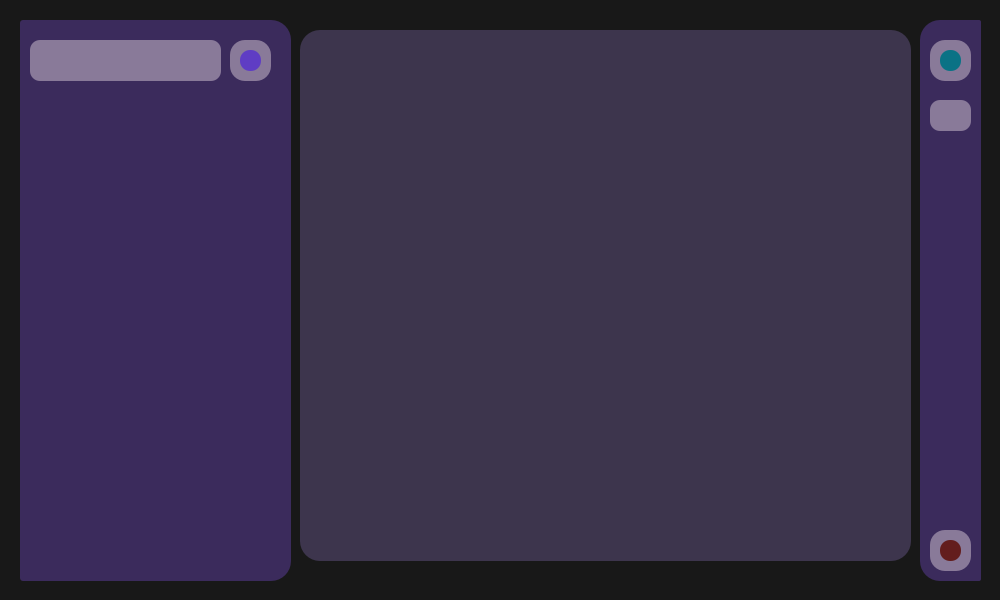
<?xml version="1.0" encoding="UTF-8"?>
<ui version="4.0">
 <class>MainWindow</class>
 <widget class="QMainWindow" name="MainWindow">
  <property name="geometry">
   <rect>
    <x>0</x>
    <y>0</y>
    <width>1000</width>
    <height>600</height>
   </rect>
  </property>
  <property name="minimumSize">
   <size>
    <width>1000</width>
    <height>600</height>
   </size>
  </property>
  <property name="maximumSize">
   <size>
    <width>1000</width>
    <height>600</height>
   </size>
  </property>
  <property name="windowTitle">
   <string>MainWindow</string>
  </property>
  <property name="styleSheet">
   <string notr="true">background-color: #181818;</string>
  </property>
  <widget class="QWidget" name="centralwidget">
   <widget class="QWidget" name="widget" native="true">
    <property name="geometry">
     <rect>
      <x>20</x>
      <y>20</y>
      <width>271</width>
      <height>561</height>
     </rect>
    </property>
    <property name="styleSheet">
     <string notr="true">background-color:  #3b2b5c;
border-top-right-radius: 20px;
border-bottom-right-radius: 20px;
border-bottom-left-radius: 3px;
border-top-left-radius: 3px;</string>
    </property>
    <widget class="QPushButton" name="addTask">
     <property name="geometry">
      <rect>
       <x>10</x>
       <y>20</y>
       <width>191</width>
       <height>41</height>
      </rect>
     </property>
     <property name="styleSheet">
      <string notr="true">background-color:  #897a99;
border-radius: 10px
</string>
     </property>
     <property name="text">
      <string/>
     </property>
     <property name="default">
      <bool>true</bool>
     </property>
    </widget>
    <widget class="QWidget" name="boxShowOn" native="true">
     <property name="geometry">
      <rect>
       <x>210</x>
       <y>20</y>
       <width>41</width>
       <height>41</height>
      </rect>
     </property>
     <property name="styleSheet">
      <string notr="true">background-color:  #897a99;
border-radius: 15px</string>
     </property>
     <widget class="QPushButton" name="showOn">
      <property name="geometry">
       <rect>
        <x>10</x>
        <y>10</y>
        <width>21</width>
        <height>21</height>
       </rect>
      </property>
      <property name="styleSheet">
       <string notr="true">background-color:  #5f3dc4;
border-radius: 10px;</string>
      </property>
      <property name="text">
       <string/>
      </property>
      <property name="autoRepeatDelay">
       <number>0</number>
      </property>
      <property name="autoRepeatInterval">
       <number>0</number>
      </property>
     </widget>
    </widget>
    <widget class="QWidget" name="boxGrade" native="true">
     <property name="geometry">
      <rect>
       <x>10</x>
       <y>80</y>
       <width>41</width>
       <height>41</height>
      </rect>
     </property>
     <property name="styleSheet">
      <string notr="true">background-color:  #897a99;
border-radius: 15px</string>
     </property>
     <widget class="QPushButton" name="gradeTask">
      <property name="geometry">
       <rect>
        <x>10</x>
        <y>10</y>
        <width>21</width>
        <height>21</height>
       </rect>
      </property>
      <property name="styleSheet">
       <string notr="true">background-color:  #087f5b;
border-radius: 10px;</string>
      </property>
      <property name="text">
       <string/>
      </property>
     </widget>
    </widget>
    <widget class="QLineEdit" name="inTask">
     <property name="geometry">
      <rect>
       <x>60</x>
       <y>80</y>
       <width>191</width>
       <height>41</height>
      </rect>
     </property>
     <property name="styleSheet">
      <string notr="true">background-color:  #897a99;
border-radius: 10px; 
font-size: 16px;
color: #343a40;
</string>
     </property>
    </widget>
    <widget class="QScrollArea" name="scroll">
     <property name="geometry">
      <rect>
       <x>0</x>
       <y>70</y>
       <width>261</width>
       <height>481</height>
      </rect>
     </property>
     <property name="widgetResizable">
      <bool>true</bool>
     </property>
     <widget class="QWidget" name="scrollAreaWidgetContents">
      <property name="geometry">
       <rect>
        <x>0</x>
        <y>0</y>
        <width>261</width>
        <height>481</height>
       </rect>
      </property>
     </widget>
    </widget>
    <zorder>boxShowOn</zorder>
    <zorder>boxGrade</zorder>
    <zorder>addTask</zorder>
    <zorder>inTask</zorder>
    <zorder>scroll</zorder>
   </widget>
   <widget class="QWidget" name="widget_2" native="true">
    <property name="geometry">
     <rect>
      <x>920</x>
      <y>20</y>
      <width>61</width>
      <height>561</height>
     </rect>
    </property>
    <property name="styleSheet">
     <string notr="true">background-color:  #3b2b5c;
border-top-left-radius: 20px;
border-bottom-left-radius:20px;
border-top-right-radius: 2px;
border-bottom-right-radius: 2px;</string>
    </property>
    <widget class="QWidget" name="boxShowOff" native="true">
     <property name="geometry">
      <rect>
       <x>10</x>
       <y>20</y>
       <width>41</width>
       <height>41</height>
      </rect>
     </property>
     <property name="styleSheet">
      <string notr="true">background-color:  #897a99;
border-radius: 15px</string>
     </property>
     <widget class="QPushButton" name="showOff">
      <property name="geometry">
       <rect>
        <x>10</x>
        <y>10</y>
        <width>21</width>
        <height>21</height>
       </rect>
      </property>
      <property name="styleSheet">
       <string notr="true">background-color:  #0b7285;
border-radius: 10px;</string>
      </property>
      <property name="text">
       <string/>
      </property>
      <property name="autoRepeatDelay">
       <number>0</number>
      </property>
      <property name="autoRepeatInterval">
       <number>0</number>
      </property>
     </widget>
    </widget>
    <widget class="QWidget" name="boxExit" native="true">
     <property name="geometry">
      <rect>
       <x>10</x>
       <y>510</y>
       <width>41</width>
       <height>41</height>
      </rect>
     </property>
     <property name="styleSheet">
      <string notr="true">background-color:  #897a99;
border-radius: 15px</string>
     </property>
     <widget class="QPushButton" name="btnExit">
      <property name="geometry">
       <rect>
        <x>10</x>
        <y>10</y>
        <width>21</width>
        <height>21</height>
       </rect>
      </property>
      <property name="styleSheet">
       <string notr="true">background-color:  #631D1D;
border-radius: 10px;</string>
      </property>
      <property name="text">
       <string/>
      </property>
      <property name="autoRepeatDelay">
       <number>0</number>
      </property>
      <property name="autoRepeatInterval">
       <number>0</number>
      </property>
     </widget>
    </widget>
    <widget class="QWidget" name="widget_3" native="true">
     <property name="geometry">
      <rect>
       <x>10</x>
       <y>80</y>
       <width>41</width>
       <height>31</height>
      </rect>
     </property>
     <property name="styleSheet">
      <string notr="true">background-color:  #897a99;
border-radius: 10px</string>
     </property>
    </widget>
    <widget class="QScrollArea" name="scrollArea">
     <property name="geometry">
      <rect>
       <x>10</x>
       <y>120</y>
       <width>41</width>
       <height>381</height>
      </rect>
     </property>
     <property name="styleSheet">
      <string notr="true"/>
     </property>
     <property name="widgetResizable">
      <bool>true</bool>
     </property>
     <widget class="QWidget" name="scrollAreaWidgetContents_2">
      <property name="geometry">
       <rect>
        <x>0</x>
        <y>0</y>
        <width>41</width>
        <height>381</height>
       </rect>
      </property>
     </widget>
    </widget>
   </widget>
   <widget class="QWidget" name="widget_4" native="true">
    <property name="geometry">
     <rect>
      <x>300</x>
      <y>30</y>
      <width>611</width>
      <height>531</height>
     </rect>
    </property>
    <property name="styleSheet">
     <string notr="true">background-color: #3d354d;
border-radius: 20px;</string>
    </property>
   </widget>
   <zorder>widget_2</zorder>
   <zorder>widget_4</zorder>
   <zorder>widget</zorder>
  </widget>
  <action name="addTask_2">
   <property name="text">
    <string>addTask</string>
   </property>
   <property name="shortcut">
    <string>Return</string>
   </property>
   <property name="menuRole">
    <enum>QAction::MenuRole::NoRole</enum>
   </property>
  </action>
  <action name="actionqwe">
   <property name="text">
    <string>qwe</string>
   </property>
  </action>
  <action name="actionasdasd">
   <property name="text">
    <string>asdasd</string>
   </property>
  </action>
 </widget>
 <resources/>
 <connections/>
</ui>
